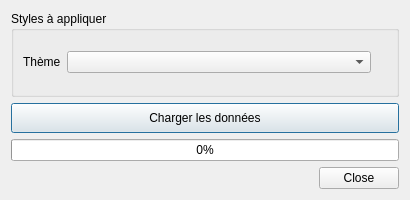
<?xml version="1.0" encoding="UTF-8"?>
<ui version="4.0">
 <class>load_data_form</class>
 <widget class="QDialog" name="load_data_form">
  <property name="geometry">
   <rect>
    <x>0</x>
    <y>0</y>
    <width>410</width>
    <height>200</height>
   </rect>
  </property>
  <property name="minimumSize">
   <size>
    <width>410</width>
    <height>200</height>
   </size>
  </property>
  <property name="maximumSize">
   <size>
    <width>410</width>
    <height>200</height>
   </size>
  </property>
  <property name="windowTitle">
   <string>Geolimi - Chargement de données</string>
  </property>
  <layout class="QVBoxLayout" name="verticalLayout_6">
   <item>
    <widget class="QGroupBox" name="groupBox_5">
     <property name="toolTip">
      <string>Charger les données de la base dans QGIS</string>
     </property>
     <property name="title">
      <string>Styles à appliquer</string>
     </property>
     <layout class="QVBoxLayout" name="verticalLayout_3">
      <property name="rightMargin">
       <number>25</number>
      </property>
      <item>
       <layout class="QHBoxLayout" name="horizontalLayout_4">
        <item>
         <widget class="QLabel" name="label_12">
          <property name="maximumSize">
           <size>
            <width>70</width>
            <height>16777215</height>
           </size>
          </property>
          <property name="text">
           <string>Thème</string>
          </property>
         </widget>
        </item>
        <item>
         <widget class="QComboBox" name="cmbTheme">
          <property name="sizePolicy">
           <sizepolicy hsizetype="Expanding" vsizetype="Fixed">
            <horstretch>0</horstretch>
            <verstretch>0</verstretch>
           </sizepolicy>
          </property>
          <property name="toolTip">
           <string>Charger les données de la base dans QGIS</string>
          </property>
         </widget>
        </item>
       </layout>
      </item>
     </layout>
    </widget>
   </item>
   <item>
    <widget class="QPushButton" name="btnCharger">
     <property name="minimumSize">
      <size>
       <width>0</width>
       <height>30</height>
      </size>
     </property>
     <property name="toolTip">
      <string>Charger les données de la base dans QGIS</string>
     </property>
     <property name="text">
      <string>Charger les données</string>
     </property>
    </widget>
   </item>
   <item>
    <widget class="QProgressBar" name="pbProcess">
     <property name="toolTip">
      <string>Charger les données de la base dans QGIS</string>
     </property>
     <property name="value">
      <number>0</number>
     </property>
    </widget>
   </item>
   <item>
    <widget class="QDialogButtonBox" name="bboxFermer">
     <property name="minimumSize">
      <size>
       <width>0</width>
       <height>20</height>
      </size>
     </property>
     <property name="standardButtons">
      <set>QDialogButtonBox::Close</set>
     </property>
    </widget>
   </item>
  </layout>
 </widget>
 <resources/>
 <connections/>
</ui>
